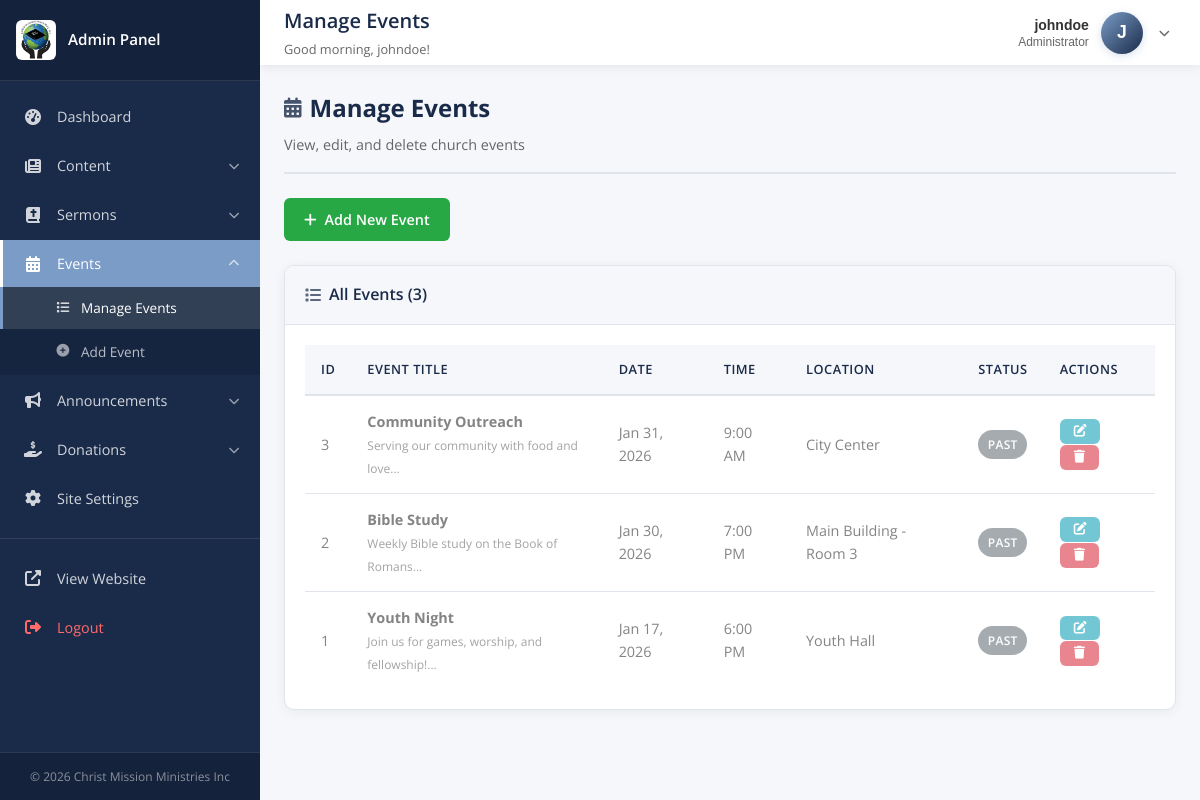
/admin/manage-events.php (signed in), run on the app's committed database.
### tables this page shows
CREATE TABLE `events` (
  `id` int(11) NOT NULL,
  `title` varchar(200) NOT NULL,
  `event_date` date NOT NULL,
  `event_time` time NOT NULL,
  `location` varchar(255) DEFAULT NULL,
  `description` text DEFAULT NULL,
  `image_url` varchar(255) DEFAULT NULL,
  `created_at` timestamp NOT NULL DEFAULT current_timestamp(),
  `updated_at` timestamp NOT NULL DEFAULT current_timestamp() ON UPDATE current_timestamp(),
  `event_image` varchar(255) DEFAULT NULL,
  `end_time` time DEFAULT NULL,
  `registration_url` varchar(500) DEFAULT NULL,
  `contact_email` varchar(255) DEFAULT NULL,
  `contact_phone` varchar(50) DEFAULT NULL
);

### admin/manage-events.php (the view, shortened to what this page needs)
<?php
include 'includes/admin-header.php';
$stmt = $pdo->query("SELECT * FROM events ORDER BY event_date DESC");
$events = $stmt->fetchAll();
?>
<div class="page-header">
    <h2><i class="fas fa-calendar-alt"></i> Manage Events</h2>
    <p>View, edit, and delete church events</p>
</div>
<div style="margin-bottom: 1.5rem;">
    <a href="add-event.php" class="btn btn-success">
        <i class="fas fa-plus"></i> Add New Event
    </a>
</div>
<div class="card">
    <div class="card-header">
        <h3><i class="fas fa-list"></i> All Events (<?php echo count($events); ?>)</h3>
    </div>
    <div class="card-body">
        <?php if (!empty($events)): ?>
        <div class="table-responsive">
            <table class="admin-table">
                <thead>
                    <tr>
                        <th>ID</th>
                        <th>Event Title</th>
                        <th>Date</th>
                        <th>Time</th>
                        <th>Location</th>
                        <th>Status</th>
                        <th>Actions</th>
                    </tr>
                </thead>
                <tbody>
                    <?php foreach ($events as $event): ?>
                    <?php
                    $event_date = strtotime($event['event_date']);
                    $is_past = $event_date < strtotime('today');
                    $is_today = $event_date == strtotime('today');
                    ?>
                    <tr style="<?php echo $is_past ? 'opacity: 0.6;' : ''; ?>">
                        <td><?php echo $event['id']; ?></td>
                        <td>
                            <strong><?php echo htmlspecialchars($event['title']); ?></strong>
                            <br>
                            <small style="color: #666;">
                                <?php echo htmlspecialchars(substr($event['description'], 0, 50)); ?>...
                            </small>
                        </td>
                        <td><?php echo date('M d, Y', $event_date); ?></td>
                        <td><?php echo date('g:i A', strtotime($event['event_time'])); ?></td>
                        <td><?php echo htmlspecialchars($event['location']); ?></td>
                        <td>
                            <?php if ($is_today): ?>
                                <span class="badge badge-warning">Today</span>
                            <?php elseif ($is_past): ?>
                                <span class="badge badge-secondary">Past</span>
                            <?php else: ?>
                                <span class="badge badge-success">Upcoming</span>
                            <?php endif; ?>
                        </td>
                        <td>
                            <a href="edit-event.php?id=<?php echo $event['id']; ?>"
                               class="btn btn-sm btn-info"
                               title="Edit">
                                <i class="fas fa-edit"></i>
                            </a>
                            <a href="?delete=<?php echo $event['id']; ?>"
                               class="btn btn-sm btn-danger btn-delete"
                               data-item="<?php echo htmlspecialchars($event['title']); ?>"
                               title="Delete">
                                <i class="fas fa-trash"></i>
                            </a>
                        </td>
                    </tr>
                    <?php endforeach; ?>
                </tbody>
            </table>
        </div>
        <?php endif; ?>
    </div>
</div>
<?php
include 'includes/admin-footer.php';
?>

### admin/assets/css/admin-style.css (style rules this page uses)
* { margin: 0; padding: 0; box-sizing: border-box; }
:root { --admin-primary: #1a2b4a; --admin-primary-dark: #0f1a2e; --admin-accent: #7a9cc6; --admin-accent-hover: #6688b3; --admin-light: #f5f7fa; --admin-white: #ffffff; --admin-text: #333333; --admin-text-light: #666666; --admin-border: #e0e5eb; --admin-success: #28a745; --admin-danger: #dc3545; --admin-warning: #ffc107; --admin-info: #17a2b8; --sidebar-width: 260px; --sidebar-collapsed-width: 70px; --topbar-height: 65px; --topbar-height-mobile: 60px; --transition-speed: 0.3s; --z-sidebar: 1000; --z-overlay: 999; --z-topbar: 998; --z-dropdown: 1001; }
html { font-size: 16px; }
body { font-family: 'Open Sans', 'Segoe UI', sans-serif; background-color: var(--admin-light); color: var(--admin-text); line-height: 1.6; overflow-x: hidden; }
.page-header { margin-bottom: 1.5rem; padding-bottom: 1rem; border-bottom: 2px solid var(--admin-border); }
.page-header h2 { color: var(--admin-primary); font-size: 1.5rem; margin-bottom: 0.375rem; display: flex; align-items: center; gap: 0.5rem; }
.page-header h2 i { font-size: 1.25rem; opacity: 0.8; }
.page-header p { color: var(--admin-text-light); font-size: 0.9rem; }
.card { background: var(--admin-white); border-radius: 10px; box-shadow: 0 2px 12px rgba(0, 0, 0, 0.06); margin-bottom: 1.25rem; border: 1px solid var(--admin-border); overflow: hidden; }
.card-header { padding: 1rem 1.25rem; border-bottom: 1px solid var(--admin-border); display: flex; justify-content: space-between; align-items: center; background: var(--admin-light); flex-wrap: wrap; gap: 0.75rem; }
.card-header h3 { color: var(--admin-primary); font-size: 1rem; font-weight: 600; display: flex; align-items: center; gap: 0.5rem; }
.card-header h3 i { opacity: 0.7; }
.card-body { padding: 1.25rem; }
.table-responsive { overflow-x: auto; -webkit-overflow-scrolling: touch; margin: -0.5rem; padding: 0.5rem; }
.admin-table { width: 100%; border-collapse: collapse; background: var(--admin-white); min-width: 500px; }
.admin-table thead { background: var(--admin-light); }
.admin-table th { padding: 0.875rem 1rem; text-align: left; font-weight: 600; color: var(--admin-primary); font-size: 0.8rem; text-transform: uppercase; letter-spacing: 0.5px; border-bottom: 2px solid var(--admin-border); white-space: nowrap; }
.admin-table td { padding: 0.875rem 1rem; border-bottom: 1px solid var(--admin-border); color: var(--admin-text); font-size: 0.9rem; }
.admin-table tbody tr:last-child td { border-bottom: none; }
.btn { display: inline-flex; align-items: center; justify-content: center; gap: 0.5rem; padding: 0.625rem 1.25rem; border: none; border-radius: 6px; font-size: 0.9rem; font-weight: 600; cursor: pointer; transition: all var(--transition-speed) ease; text-decoration: none; text-align: center; white-space: nowrap; font-family: inherit; }
.btn-success { background: var(--admin-success); color: var(--admin-white); }
.btn-danger { background: var(--admin-danger); color: var(--admin-white); }
.btn-info { background: var(--admin-info); color: var(--admin-white); }
.btn-sm { padding: 0.375rem 0.875rem; font-size: 0.8rem; }
.badge { display: inline-block; padding: 0.3rem 0.6rem; font-size: 0.75rem; font-weight: 600; border-radius: 20px; text-transform: uppercase; letter-spacing: 0.3px; }
.badge-secondary { background: #6c757d; color: white; }

### data on the page
events: id "3", title "Community Outreach", description "Serving our community with food and love", event_date "Jan 31, 2026", event_time "9:00 AM", location "City Center", shows "PAST"
events: id "2", title "Bible Study", description "Weekly Bible study on the Book of Romans", event_date "Jan 30, 2026", event_time "7:00 PM", location "Main Building - Room 3", shows "PAST"
events: id "1", title "Youth Night", description "Join us for games, worship, and fellowship!", event_date "Jan 17, 2026", event_time "6:00 PM", location "Youth Hall", shows "PAST"

### other printed values
$page_title "Manage Events"
$greeting "Good morning"
$admin_username "johndoe"
get_role_label($admin_role) "Administrator"
substr($admin_username, 0, 1) "J"
count($events) "3"
